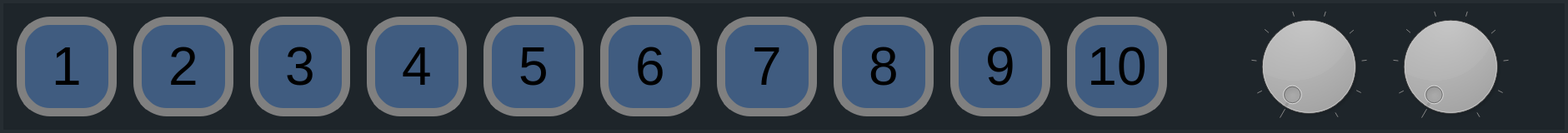
   <widget class="QGroupBox" name="groupBox_2">
    <property name="geometry">
     <rect>
      <x>20</x>
      <y>250</y>
      <width>1881</width>
      <height>160</height>
     </rect>
    </property>
    <property name="styleSheet">
     <string notr="true">background-color: #1e252a; 
border: 4px solid #262d32; </string>
    </property>
    <property name="title">
     <string/>
    </property>
    <property name="flat">
     <bool>false</bool>
    </property>
    <widget class="QPushButton" name="pushButton22">
     <property name="geometry">
      <rect>
       <x>160</x>
       <y>20</y>
       <width>120</width>
       <height>120</height>
      </rect>
     </property>
     <property name="font">
      <font>
       <family>Helvetica Neue</family>
       <pointsize>48</pointsize>
      </font>
     </property>
     <property name="styleSheet">
      <string notr="true">border: 10px solid grey; 
background-color: #405C80;
border-radius: 40px;</string>
     </property>
     <property name="text">
      <string>2</string>
     </property>
     <property name="flat">
      <bool>false</bool>
     </property>
    </widget>
    <widget class="QPushButton" name="pushButton27">
     <property name="geometry">
      <rect>
       <x>860</x>
       <y>20</y>
       <width>120</width>
       <height>120</height>
      </rect>
     </property>
     <property name="font">
      <font>
       <family>Helvetica Neue</family>
       <pointsize>48</pointsize>
      </font>
     </property>
     <property name="styleSheet">
      <string notr="true">border: 10px solid grey; 
background-color: #405C80;
border-radius: 40px;</string>
     </property>
     <property name="text">
      <string>7</string>
     </property>
     <property name="flat">
      <bool>false</bool>
     </property>
    </widget>
    <widget class="QPushButton" name="pushButton20">
     <property name="geometry">
      <rect>
       <x>1280</x>
       <y>20</y>
       <width>120</width>
       <height>120</height>
      </rect>
     </property>
     <property name="font">
      <font>
       <family>Helvetica Neue</family>
       <pointsize>48</pointsize>
      </font>
     </property>
     <property name="styleSheet">
      <string notr="true">border: 10px solid grey; 
background-color: #405C80;
border-radius: 40px;</string>
     </property>
     <property name="text">
      <string>10</string>
     </property>
     <property name="flat">
      <bool>false</bool>
     </property>
    </widget>
    <widget class="QPushButton" name="pushButton25">
     <property name="geometry">
      <rect>
       <x>580</x>
       <y>20</y>
       <width>120</width>
       <height>120</height>
      </rect>
     </property>
     <property name="font">
      <font>
       <family>Helvetica Neue</family>
       <pointsize>48</pointsize>
      </font>
     </property>
     <property name="styleSheet">
      <string notr="true">border: 10px solid grey; 
background-color: #405C80;
border-radius: 40px;</string>
     </property>
     <property name="text">
      <string>5</string>
     </property>
     <property name="flat">
      <bool>false</bool>
     </property>
    </widget>
    <widget class="QPushButton" name="pushButton26">
     <property name="geometry">
      <rect>
       <x>720</x>
       <y>20</y>
       <width>120</width>
       <height>120</height>
      </rect>
     </property>
     <property name="font">
      <font>
       <family>Helvetica Neue</family>
       <pointsize>48</pointsize>
      </font>
     </property>
     <property name="styleSheet">
      <string notr="true">border: 10px solid grey; 
background-color: #405C80;
border-radius: 40px;</string>
     </property>
     <property name="text">
      <string>6</string>
     </property>
     <property name="flat">
      <bool>false</bool>
     </property>
    </widget>
    <widget class="QPushButton" name="pushButton21">
     <property name="geometry">
      <rect>
       <x>20</x>
       <y>20</y>
       <width>120</width>
       <height>120</height>
      </rect>
     </property>
     <property name="font">
      <font>
       <family>Helvetica Neue</family>
       <pointsize>48</pointsize>
      </font>
     </property>
     <property name="styleSheet">
      <string notr="true">border: 10px solid grey; 
background-color: #405C80;
border-radius: 40px;</string>
     </property>
     <property name="text">
      <string>1</string>
     </property>
     <property name="flat">
      <bool>false</bool>
     </property>
    </widget>
    <widget class="QPushButton" name="pushButton24">
     <property name="geometry">
      <rect>
       <x>440</x>
       <y>20</y>
       <width>120</width>
       <height>120</height>
      </rect>
     </property>
     <property name="font">
      <font>
       <family>Helvetica Neue</family>
       <pointsize>48</pointsize>
      </font>
     </property>
     <property name="styleSheet">
      <string notr="true">border: 10px solid grey; 
background-color: #405C80;
border-radius: 40px;</string>
     </property>
     <property name="text">
      <string>4</string>
     </property>
     <property name="flat">
      <bool>false</bool>
     </property>
    </widget>
    <widget class="QPushButton" name="pushButton23">
     <property name="geometry">
      <rect>
       <x>300</x>
       <y>20</y>
       <width>120</width>
       <height>120</height>
      </rect>
     </property>
     <property name="font">
      <font>
       <family>Helvetica Neue</family>
       <pointsize>48</pointsize>
      </font>
     </property>
     <property name="styleSheet">
      <string notr="true">border: 10px solid grey; 
background-color: #405C80;
border-radius: 40px;</string>
     </property>
     <property name="text">
      <string>3</string>
     </property>
     <property name="flat">
      <bool>false</bool>
     </property>
    </widget>
    <widget class="QPushButton" name="pushButton28">
     <property name="geometry">
      <rect>
       <x>1000</x>
       <y>20</y>
       <width>120</width>
       <height>120</height>
      </rect>
     </property>
     <property name="font">
      <font>
       <family>Helvetica Neue</family>
       <pointsize>48</pointsize>
      </font>
     </property>
     <property name="styleSheet">
      <string notr="true">border: 10px solid grey; 
background-color: #405C80;
border-radius: 40px;</string>
     </property>
     <property name="text">
      <string>8</string>
     </property>
     <property name="flat">
      <bool>false</bool>
     </property>
    </widget>
    <widget class="QPushButton" name="pushButton29">
     <property name="geometry">
      <rect>
       <x>1140</x>
       <y>20</y>
       <width>120</width>
       <height>120</height>
      </rect>
     </property>
     <property name="font">
      <font>
       <family>Helvetica Neue</family>
       <pointsize>48</pointsize>
      </font>
     </property>
     <property name="styleSheet">
      <string notr="true">border: 10px solid grey; 
background-color: #405C80;
border-radius: 40px;</string>
     </property>
     <property name="text">
      <string>9</string>
     </property>
     <property name="flat">
      <bool>false</bool>
     </property>
    </widget>
    <widget class="QDial" name="dial2s">
     <property name="geometry">
      <rect>
       <x>1670</x>
       <y>10</y>
       <width>140</width>
       <height>140</height>
      </rect>
     </property>
     <property name="styleSheet">
      <string notr="true">background: black;</string>
     </property>
     <property name="minimum">
      <number>1</number>
     </property>
     <property name="maximum">
      <number>10</number>
     </property>
     <property name="notchTarget">
      <double>11.699999999999999</double>
     </property>
     <property name="notchesVisible">
      <bool>true</bool>
     </property>
    </widget>
    <widget class="QDial" name="dial2p">
     <property name="geometry">
      <rect>
       <x>1500</x>
       <y>10</y>
       <width>140</width>
       <height>140</height>
      </rect>
     </property>
     <property name="styleSheet">
      <string notr="true">background: black;</string>
     </property>
     <property name="minimum">
      <number>1</number>
     </property>
     <property name="maximum">
      <number>10</number>
     </property>
     <property name="tracking">
      <bool>true</bool>
     </property>
     <property name="invertedAppearance">
      <bool>false</bool>
     </property>
     <property name="invertedControls">
      <bool>false</bool>
     </property>
     <property name="wrapping">
      <bool>false</bool>
     </property>
     <property name="notchTarget">
      <double>11.699999999999999</double>
     </property>
     <property name="notchesVisible">
      <bool>true</bool>
     </property>
    </widget>
   </widget>
